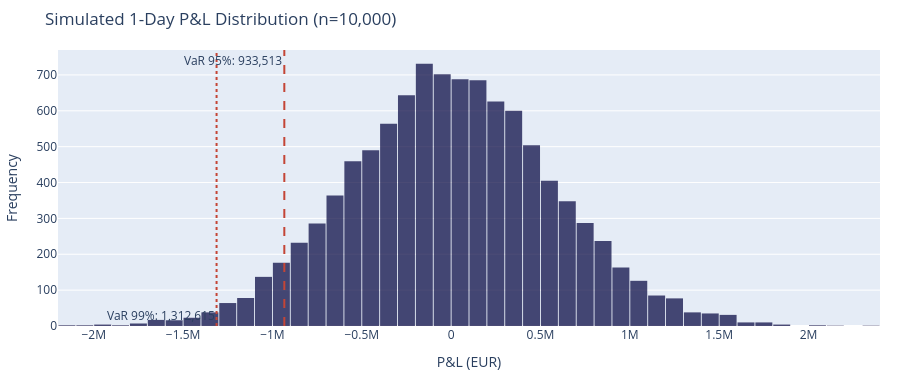

Here is the notebook cell this chart was saved with:
### Markdown cell above
## 3. VaR & Expected Shortfall, t-Copula Simulation

A multivariate t-copula is fitted to the standardised return residuals. 10,000
joint scenarios are then simulated from the fitted copula, transformed through
the marginal inverse CDFs, and applied to the portfolio positions to produce
a simulated P&L distribution.

$$\text{P\&L}_{\text{sim}} = \sum_i w_i \times \tilde{r}_i \times \sigma_i$$

where $w_i$ is the position notional, $\tilde{r}_i$ is the simulated
standardised return, and $\sigma_i$ is the current volatility estimate.

VaR at confidence level $\alpha$ is the negative $\alpha$-quantile of the
simulated P&L distribution:

$$\text{VaR}_\alpha = -F_{\text{P\&L}}^{-1}(1-\alpha)$$

Expected Shortfall is the mean loss beyond VaR:

$$\text{ES}_\alpha = -\mathbb{E}[\text{P\&L} \mid \text{P\&L} \leq -\text{VaR}_\alpha]$$

ES is the FRTB-standard metric because, unlike VaR, it accounts for the
severity of losses beyond the threshold, it answers not just "how bad could
it get?" but "how bad will it be, on average, when it gets that bad?"

### Code cell
copula = fit_t_copula(aligned_rets)
pv = compute_portfolio_var(aligned_rets, positions, copula)

print(f"Copula ν:    {copula.df:.2f}")
print(f"Portfolio VaR 95% (1-day):  EUR {pv.var_95:,.0f}")
print(f"Portfolio VaR 99% (1-day):  EUR {pv.var_99:,.0f}")
print(f"Portfolio ES 97.5% (1-day): EUR {pv.es_975:,.0f}")

fig2 = go.Figure()
fig2.add_trace(go.Histogram(x=pv.pnl_simulations, nbinsx=80, marker_color=NAVY, opacity=0.7, name="Simulated P&L"))
fig2.add_vline(x=-pv.var_95, line_dash="dash", line_color=RED,
               annotation_text=f"VaR 95%: {pv.var_95:,.0f}", annotation_position="top left")
fig2.add_vline(x=-pv.var_99, line_dash="dot", line_color=RED,
               annotation_text=f"VaR 99%: {pv.var_99:,.0f}", annotation_position="bottom left")
fig2.update_layout(
    title=f"Simulated 1-Day P&L Distribution (n={len(pv.pnl_simulations):,})",
    height=380, margin=dict(l=40, r=20, t=50, b=40),
    xaxis_title="P&L (EUR)", yaxis_title="Frequency", bargap=0.05,
)
fig2.show()

### Figure 1 — Plotly figure (JSON) as saved in the notebook; plotly's stock layout.template omitted (floating-point values rounded to 4 significant figures; data arrays with more than 128 entries replaced by an {"elided": "..."} marker saying what was removed)
{"data": [{"marker": {"color": "#00003C"}, "name": "Simulated P&L", "nbinsx": 80, "opacity": 0.7, "type": "histogram", "x": {"elided": "10000 float values"}}], "layout": {"annotations": [{"showarrow": false, "text": "VaR 95%: 933,513", "x": -933500.0, "xanchor": "right", "xref": "x", "y": 1, "yanchor": "top", "yref": "y domain"}, {"showarrow": false, "text": "VaR 99%: 1,312,615", "x": -1313000.0, "xanchor": "right", "xref": "x", "y": 0, "yanchor": "bottom", "yref": "y domain"}], "bargap": 0.05, "height": 380, "margin": {"b": 40, "l": 40, "r": 20, "t": 50}, "shapes": [{"line": {"color": "#C44536", "dash": "dash"}, "type": "line", "x0": -933500.0, "x1": -933500.0, "xref": "x", "y0": 0, "y1": 1, "yref": "y domain"}, {"line": {"color": "#C44536", "dash": "dot"}, "type": "line", "x0": -1313000.0, "x1": -1313000.0, "xref": "x", "y0": 0, "y1": 1, "yref": "y domain"}], "title": {"text": "Simulated 1-Day P&L Distribution (n=10,000)"}, "xaxis": {"title": {"text": "P&L (EUR)"}}, "yaxis": {"title": {"text": "Frequency"}}}}
